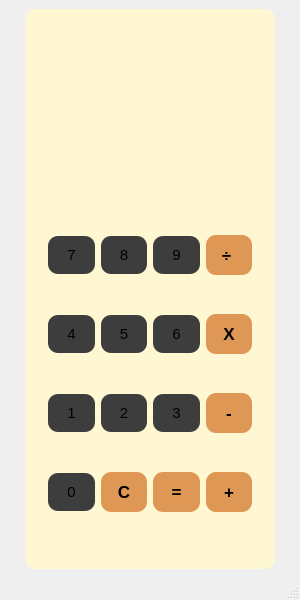
<?xml version="1.0" encoding="UTF-8"?>
<ui version="4.0">
 <class>MyCalculator</class>
 <widget class="QMainWindow" name="MyCalculator">
  <property name="geometry">
   <rect>
    <x>0</x>
    <y>0</y>
    <width>300</width>
    <height>600</height>
   </rect>
  </property>
  <property name="windowTitle">
   <string>MyCalculator</string>
  </property>
  <property name="styleSheet">
   <string notr="true"/>
  </property>
  <widget class="QWidget" name="centralwidget">
   <property name="styleSheet">
    <string notr="true">#widget{
  background-color: #FFF7D1;
  border-radius: 10px;
}

#multi, #moins, #plus, #equal, #clear, #divise{
	background-color: #DF9755; 
    padding : 10px; 
    border-radius: 10px; 
	font-size: 17px;
	font-weight: 500; 
    color : #000;
	text-align: center; 

}
#nb_1, #nb_2, #nb_3, #nb_4, #nb_5, #nb_6, #nb_8, #nb_7, #nb_9, #nb_0{
	background-color: #3D3D3D;
	padding : 10px; 
    border-radius: 10px; 
	font-size: 15px;
}

#frame_2{
  padding : 5px;
  width: 500px;
  border:none;
}

#frame{
  border: none;
}

QLineEdit{
   border-radius: 10px; 
   border:none;
   padding : 50px;
   background-color: #FFF7D1;
   margin-bottom: 30px;
   color:#000;
}</string>
   </property>
   <layout class="QVBoxLayout" name="verticalLayout">
    <item alignment="Qt::AlignmentFlag::AlignHCenter">
     <widget class="QWidget" name="widget" native="true">
      <property name="minimumSize">
       <size>
        <width>250</width>
        <height>0</height>
       </size>
      </property>
      <property name="maximumSize">
       <size>
        <width>300</width>
        <height>16777215</height>
       </size>
      </property>
      <layout class="QVBoxLayout" name="verticalLayout_2">
       <item alignment="Qt::AlignmentFlag::AlignTop">
        <widget class="QWidget" name="scream" native="true">
         <property name="sizePolicy">
          <sizepolicy hsizetype="Preferred" vsizetype="Expanding">
           <horstretch>0</horstretch>
           <verstretch>0</verstretch>
          </sizepolicy>
         </property>
         <layout class="QHBoxLayout" name="horizontalLayout">
          <property name="spacing">
           <number>0</number>
          </property>
          <property name="leftMargin">
           <number>0</number>
          </property>
          <property name="topMargin">
           <number>0</number>
          </property>
          <property name="rightMargin">
           <number>0</number>
          </property>
          <property name="bottomMargin">
           <number>0</number>
          </property>
          <item alignment="Qt::AlignmentFlag::AlignTop">
           <widget class="QFrame" name="frame">
            <property name="frameShape">
             <enum>QFrame::Shape::StyledPanel</enum>
            </property>
            <property name="frameShadow">
             <enum>QFrame::Shadow::Raised</enum>
            </property>
            <layout class="QHBoxLayout" name="horizontalLayout_2">
             <item>
              <widget class="QLineEdit" name="lineEdit"/>
             </item>
            </layout>
           </widget>
          </item>
         </layout>
        </widget>
       </item>
       <item>
        <widget class="QWidget" name="oparation" native="true">
         <layout class="QVBoxLayout" name="verticalLayout_3">
          <item>
           <widget class="QFrame" name="frame_2">
            <property name="sizePolicy">
             <sizepolicy hsizetype="Expanding" vsizetype="Expanding">
              <horstretch>0</horstretch>
              <verstretch>0</verstretch>
             </sizepolicy>
            </property>
            <property name="minimumSize">
             <size>
              <width>0</width>
              <height>0</height>
             </size>
            </property>
            <property name="frameShape">
             <enum>QFrame::Shape::StyledPanel</enum>
            </property>
            <property name="frameShadow">
             <enum>QFrame::Shadow::Raised</enum>
            </property>
            <layout class="QGridLayout" name="gridLayout">
             <property name="leftMargin">
              <number>0</number>
             </property>
             <property name="topMargin">
              <number>0</number>
             </property>
             <property name="rightMargin">
              <number>0</number>
             </property>
             <property name="bottomMargin">
              <number>0</number>
             </property>
             <property name="spacing">
              <number>-1</number>
             </property>
             <item row="0" column="0">
              <widget class="QPushButton" name="nb_7">
               <property name="text">
                <string>7</string>
               </property>
              </widget>
             </item>
             <item row="0" column="1">
              <widget class="QPushButton" name="nb_8">
               <property name="text">
                <string>8</string>
               </property>
              </widget>
             </item>
             <item row="0" column="2">
              <widget class="QPushButton" name="nb_9">
               <property name="text">
                <string>9</string>
               </property>
              </widget>
             </item>
             <item row="1" column="0">
              <widget class="QPushButton" name="nb_4">
               <property name="text">
                <string>4</string>
               </property>
              </widget>
             </item>
             <item row="1" column="1">
              <widget class="QPushButton" name="nb_5">
               <property name="text">
                <string>5</string>
               </property>
              </widget>
             </item>
             <item row="1" column="4">
              <widget class="QPushButton" name="multi">
               <property name="font">
                <font>
                 <pointsize>-1</pointsize>
                 <fontweight>Medium</fontweight>
                </font>
               </property>
               <property name="text">
                <string>X</string>
               </property>
              </widget>
             </item>
             <item row="2" column="0">
              <widget class="QPushButton" name="nb_1">
               <property name="text">
                <string>1</string>
               </property>
              </widget>
             </item>
             <item row="2" column="1">
              <widget class="QPushButton" name="nb_2">
               <property name="text">
                <string>2</string>
               </property>
              </widget>
             </item>
             <item row="2" column="4">
              <widget class="QPushButton" name="moins">
               <property name="font">
                <font>
                 <pointsize>-1</pointsize>
                 <fontweight>Medium</fontweight>
                </font>
               </property>
               <property name="text">
                <string>-</string>
               </property>
              </widget>
             </item>
             <item row="3" column="0">
              <widget class="QPushButton" name="nb_0">
               <property name="text">
                <string>0</string>
               </property>
              </widget>
             </item>
             <item row="3" column="1">
              <widget class="QPushButton" name="clear">
               <property name="font">
                <font>
                 <pointsize>-1</pointsize>
                 <fontweight>Medium</fontweight>
                </font>
               </property>
               <property name="cursor">
                <cursorShape>PointingHandCursor</cursorShape>
               </property>
               <property name="text">
                <string>C</string>
               </property>
              </widget>
             </item>
             <item row="3" column="4">
              <widget class="QPushButton" name="plus">
               <property name="font">
                <font>
                 <pointsize>-1</pointsize>
                 <fontweight>Medium</fontweight>
                </font>
               </property>
               <property name="text">
                <string>+</string>
               </property>
              </widget>
             </item>
             <item row="0" column="4">
              <widget class="QPushButton" name="divise">
               <property name="text">
                <string>÷ </string>
               </property>
              </widget>
             </item>
             <item row="1" column="2">
              <widget class="QPushButton" name="nb_6">
               <property name="text">
                <string>6</string>
               </property>
              </widget>
             </item>
             <item row="2" column="2">
              <widget class="QPushButton" name="nb_3">
               <property name="text">
                <string>3</string>
               </property>
              </widget>
             </item>
             <item row="3" column="2">
              <widget class="QPushButton" name="equal">
               <property name="font">
                <font>
                 <pointsize>-1</pointsize>
                 <fontweight>Medium</fontweight>
                </font>
               </property>
               <property name="text">
                <string>=</string>
               </property>
              </widget>
             </item>
            </layout>
           </widget>
          </item>
         </layout>
        </widget>
       </item>
      </layout>
     </widget>
    </item>
   </layout>
  </widget>
  <widget class="QMenuBar" name="menubar">
   <property name="geometry">
    <rect>
     <x>0</x>
     <y>0</y>
     <width>300</width>
     <height>24</height>
    </rect>
   </property>
  </widget>
  <widget class="QStatusBar" name="statusbar"/>
 </widget>
 <resources/>
 <connections/>
</ui>
